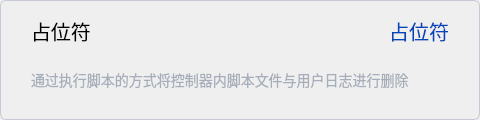
                <widget class="QWidget" name="widgetPlaceHolder" native="true">
                 <property name="minimumSize">
                  <size>
                   <width>480</width>
                   <height>120</height>
                  </size>
                 </property>
                 <property name="maximumSize">
                  <size>
                   <width>480</width>
                   <height>120</height>
                  </size>
                 </property>
                 <property name="styleSheet">
                  <string notr="true">	border: 1px solid #C6C9D7;
                  border-radius: 6px;</string>
                 </property>
                 <layout class="QGridLayout" name="gridLayout_48">
                  <item row="0" column="1">
                   <widget class="QLabel" name="label_77">
                    <property name="font">
                     <font>
                      <pointsize>-1</pointsize>
                     </font>
                    </property>
                    <property name="styleSheet">
                     <string notr="true">border:none;
          font-size: 20px;</string>
                    </property>
                    <property name="text">
                     <string>占位符</string>
                    </property>
                    <property name="alignment">
                     <set>Qt::AlignLeading|Qt::AlignLeft|Qt::AlignVCenter</set>
                    </property>
                   </widget>
                  </item>
                  <item row="0" column="0">
                   <spacer name="horizontalSpacer_88">
                    <property name="orientation">
                     <enum>Qt::Horizontal</enum>
                    </property>
                    <property name="sizeType">
                     <enum>QSizePolicy::Fixed</enum>
                    </property>
                    <property name="sizeHint" stdset="0">
                     <size>
                      <width>20</width>
                      <height>20</height>
                     </size>
                    </property>
                   </spacer>
                  </item>
                  <item row="0" column="5">
                   <spacer name="horizontalSpacer_89">
                    <property name="orientation">
                     <enum>Qt::Horizontal</enum>
                    </property>
                    <property name="sizeType">
                     <enum>QSizePolicy::Fixed</enum>
                    </property>
                    <property name="sizeHint" stdset="0">
                     <size>
                      <width>20</width>
                      <height>20</height>
                     </size>
                    </property>
                   </spacer>
                  </item>
                  <item row="0" column="4">
                   <widget class="QPushButton" name="btnSystemLaserCab_3">
                    <property name="font">
                     <font>
                      <pointsize>-1</pointsize>
                     </font>
                    </property>
                    <property name="cursor">
                     <cursorShape>PointingHandCursor</cursorShape>
                    </property>
                    <property name="styleSheet">
                     <string notr="true">border:none;
          color: rgba(0,71,187,1);
          text-align:right;
          font-size: 20px;</string>
                    </property>
                    <property name="text">
                     <string>占位符</string>
                    </property>
                   </widget>
                  </item>
                  <item row="0" column="3">
                   <spacer name="horizontalSpacer_90">
                    <property name="orientation">
                     <enum>Qt::Horizontal</enum>
                    </property>
                    <property name="sizeHint" stdset="0">
                     <size>
                      <width>40</width>
                      <height>20</height>
                     </size>
                    </property>
                   </spacer>
                  </item>
                  <item row="1" column="1" colspan="4">
                   <widget class="QLabel" name="label_78">
                    <property name="maximumSize">
                     <size>
                      <width>16777215</width>
                      <height>46</height>
                     </size>
                    </property>
                    <property name="styleSheet">
                     <string notr="true">border:none;
          color:#A6AEBA;
          font-size: 14px;</string>
                    </property>
                    <property name="text">
                     <string>&lt;html&gt;&lt;head/&gt;&lt;body&gt;&lt;p&gt;通过执行脚本的方式将控制器内脚本文件与用户日志进行删除&lt;/p&gt;&lt;/body&gt;&lt;/html&gt;</string>
                    </property>
                    <property name="scaledContents">
                     <bool>true</bool>
                    </property>
                    <property name="wordWrap">
                     <bool>true</bool>
                    </property>
                   </widget>
                  </item>
                 </layout>
                </widget>
